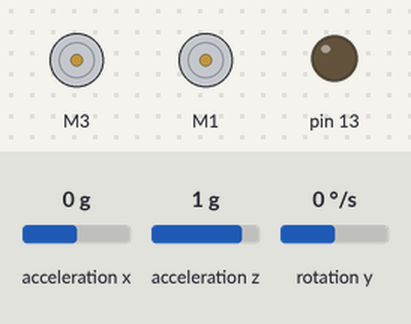
Bench run of a sketch on a simulated Arduino Leonardo, built with avr-gcc and run on an emulated ATmega32U4. Shown: 2 × DC motor (green arrow = forward, orange = backward, longer = faster), output pins drawn as LEDs (lit = HIGH). The inputs (shaded band) are chosen by the test bench; at power-on: acceleration x 0 g, acceleration z 1 g, rotation y 0 °/s. What the sketch prints to the serial monitor is not drawn.

Above: at 1.2 s.
1.3 s: acceleration x set to -1.4 g
At 3.2 s:
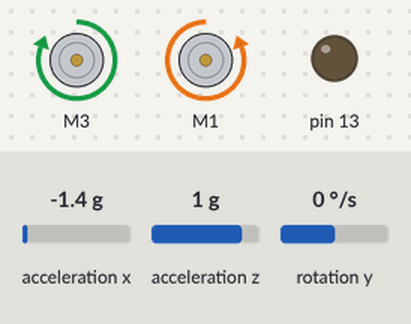
4.3 s: acceleration z set to -1.4 g
At 6.7 s:
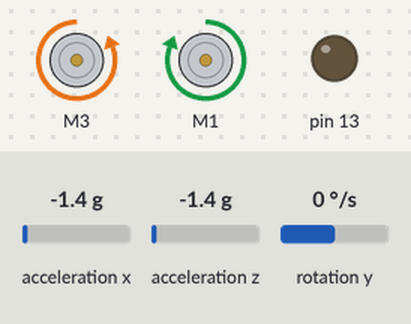
7.3 s: rotation y set to -7 °/s
10.3 s: rotation y set to -9 °/s
At 12.5 s:
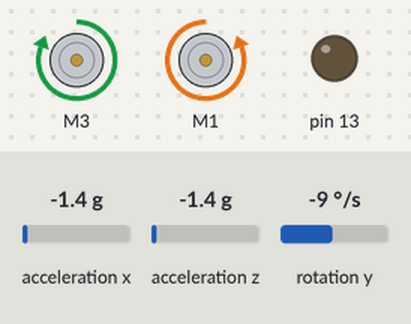
12.8 s: acceleration x set to 0 g
15.8 s: acceleration z set to -0.2 g
17.3 s: acceleration z set to 0.1 g
Timing chart, 0 to 21.3 s (numbered marks = the images above; inputs shaded):
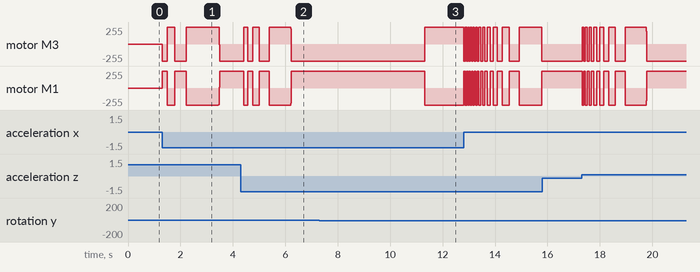

Measured:
- the behaviour switches between -8 and -9 °/s on rotation y (found by bisection; images 2 and 3)
- after the input at 1.3 s, motor M3: goes backward 255/255 0.20 s, forward 255/255 0.28 s, backward 255/255 0.45 s, forward 255/255 1.2 s, then backward 255/255, starting at once; motor M1: goes forward 255/255 0.20 s, backward 255/255 0.28 s, forward 255/255 0.45 s, backward 255/255 1.2 s, then forward 255/255, starting at once
- after the input at 10.3 s, motor M3: backward 255/255 → forward 255/255 after 1.0 s; motor M1: forward 255/255 → backward 255/255 after 1.0 s

The sketch:

sketch_dec21a.ino
```cpp
//#include <i2cdetect.h>

#include <AFMotor.h>

#include <Keyboard.h>

#include "Wire.h"

#include "I2Cdev.h"
#include "MPU6050.h"
#include "math.h"
#include <NewPing.h>

/*#define leftMotorPWMPin   6
#define leftMotorDirPin   7
#define rightMotorPWMPin  5
#define rightMotorDirPin  4

#define TRIGGER_PIN 9
#define ECHO_PIN 8
#define MAX_DISTANCE 75
*/
#define Kp  2550
#define Kd  0.0
#define Ki  0
#define sampleTime  0.005
#define targetAngle 0

MPU6050 mpu;
//NewPing sonar(TRIGGER_PIN, ECHO_PIN, MAX_DISTANCE);
AF_DCMotor leftmotor(3);
AF_DCMotor rightmotor(1);

int16_t accX, accZ, gyroY;
volatile int motorPower, gyroRate;
volatile float accAngle, gyroAngle, currentAngle, prevAngle=0, error, prevError=0, errorSum=0;
volatile byte count=0;
int distanceCm;

void setMotors(int leftMotorSpeed, int rightMotorSpeed) {

  if(leftMotorSpeed > 0) {
   // analogWrite(leftMotorPWMPin, leftMotorSpeed);
   //leftMotorSpeed=map(leftMotorSpeed,0,255,50,115);
   leftmotor.run(FORWARD);
   leftmotor.setSpeed(leftMotorSpeed);
   // digitalWrite(leftMotorDirPin, LOW);
  }
  else if(leftMotorSpeed == 0)
  leftmotor.run(RELEASE);
  else {
    //analogWrite(leftMotorPWMPin, 255 + leftMotorSpeed);
   // leftMotorSpeed=map(leftMotorSpeed,-255,0,-115,50);
    leftmotor.run(BACKWARD);
    leftmotor.setSpeed(-leftMotorSpeed);
    //digitalWrite(leftMotorDirPin, HIGH);
  }
  if(rightMotorSpeed > 0) {
    //analogWrite(rightMotorPWMPin, rightMotorSpeed);
    //digitalWrite(rightMotorDirPin, LOW);
    rightmotor.run(BACKWARD);
   rightmotor.setSpeed(rightMotorSpeed);
  }
  else if(rightMotorSpeed == 0)
  rightmotor.run(RELEASE);
  else {
   // analogWrite(rightMotorPWMPin, 255 + rightMotorSpeed);
    //digitalWrite(rightMotorDirPin, HIGH);
    rightmotor.run(FORWARD);
   rightmotor.setSpeed(-rightMotorSpeed);
  }
}


void init_PID() {
  // initialize Timer1
  cli();          // disable global interrupts
  TCCR1A = 0;     // set entire TCCR1A register to 0
  TCCR1B = 0;     // same for TCCR1B
  // set compare match register to set sample time 5ms
  OCR1A = 9999;
  // turn on CTC mode
  TCCR1B |= (1 << WGM12);
  // Set CS11 bit for prescaling by 8
  TCCR1B |= (1 << CS11);
  // enable timer compare interrupt
  TIMSK1 |= (1 << OCIE1A);
  sei();          // enable global interrupts
}

void setup() {
  // set the motor control and PWM pins to output mode
 /* pinMode(leftMotorPWMPin, OUTPUT);
  pinMode(leftMotorDirPin, OUTPUT);
  pinMode(rightMotorPWMPin, OUTPUT);
  pinMode(rightMotorDirPin, OUTPUT);
  */
  // set the status LED to output mode
  pinMode(13, OUTPUT);
  Serial.begin(115200);
  // initialize the MPU6050 and set offset values
  mpu.initialize();
  mpu.setYAccelOffset(1593);
  mpu.setZAccelOffset(963);
  mpu.setXGyroOffset(40);
  // initialize PID sampling loop
  init_PID();
  /*accX = mpu.getAccelerationX();
  accZ = mpu.getAccelerationZ();
  gyroY = mpu.getRotationY();
  accAngle = atan2(accX, accZ)*RAD_TO_DEG;
  //gyroRate = map(gyroY, -32768, 32767, -250, 250);
  gyroAngle = (float)gyroRate*sampleTime;
  currentAngle = 0.9934*(prevAngle + gyroAngle) + 0.0066*(accAngle);
  targetAngle=currentAngle;*/
}

void loop() {
  // read acceleration and gyroscope values
  accX = mpu.getAccelerationX();
  accZ = mpu.getAccelerationZ();
  gyroY = mpu.getRotationY();
  // set motor power after constraining it
  motorPower = constrain(motorPower, -255, 255);
  setMotors(motorPower, motorPower);
  // measure distance every 100 milliseconds
/*  if((count%20) == 0){
    distanceCm = sonar.ping_cm();
  }
  if((distanceCm < 20) && (distanceCm != 0)) {
    setMotors(-motorPower, motorPower);
  }*/
}
// The ISR will be called every 5 milliseconds
ISR(TIMER1_COMPA_vect)
{
  // calculate the angle of inclination
  accAngle = atan2(accX, accZ)*RAD_TO_DEG;
  gyroRate = map(gyroY, -32768, 32767, -250, 250);
  gyroAngle = (float)gyroRate*sampleTime;
  Serial.print("gyroAngle:");
  Serial.println(gyroAngle);
  currentAngle = 0.9934*(prevAngle + gyroAngle) + 0.0066*(accAngle);
  Serial.print("currentAngle:");
  Serial.println(currentAngle);
  error = currentAngle - targetAngle;
  errorSum = errorSum + error;
  errorSum = constrain(errorSum, -300, 300);
  //calculate output from P, I and D values
  motorPower = Kp*(error) + Ki*(errorSum)*sampleTime - Kd*(currentAngle-prevAngle)/sampleTime;
  prevAngle = currentAngle;
  // toggle the led on pin13 every second
  Serial.print("error sum");
  Serial.print(errorSum);
  Serial.print("motorPower");
  Serial.print(motorPower);
  //count++;
 /* if(count == 200)  {
    count = 0;
    digitalWrite(13, !digitalRead(13));
  }*/
}
```
